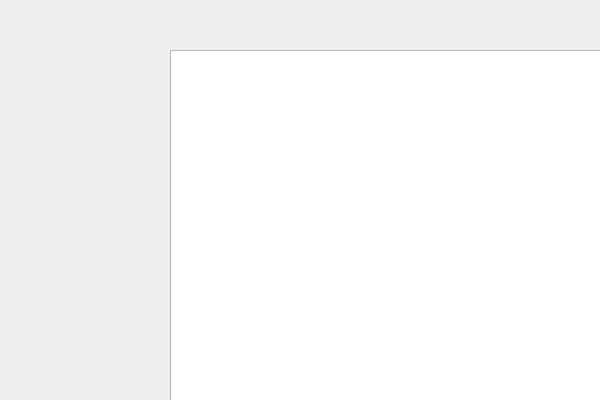
<?xml version="1.0" encoding="UTF-8"?>
<ui version="4.0">
 <class>Form</class>
 <widget class="QWidget" name="Form">
  <property name="geometry">
   <rect>
    <x>0</x>
    <y>0</y>
    <width>600</width>
    <height>400</height>
   </rect>
  </property>
  <property name="minimumSize">
   <size>
    <width>600</width>
    <height>400</height>
   </size>
  </property>
  <property name="maximumSize">
   <size>
    <width>600</width>
    <height>400</height>
   </size>
  </property>
  <property name="windowTitle">
   <string>Form</string>
  </property>
  <widget class="QGraphicsView" name="graphicsView">
   <property name="geometry">
    <rect>
     <x>170</x>
     <y>50</y>
     <width>600</width>
     <height>400</height>
    </rect>
   </property>
   <property name="minimumSize">
    <size>
     <width>600</width>
     <height>400</height>
    </size>
   </property>
   <property name="maximumSize">
    <size>
     <width>600</width>
     <height>400</height>
    </size>
   </property>
  </widget>
 </widget>
 <resources/>
 <connections/>
</ui>
